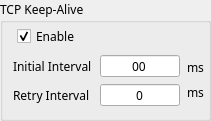
     <widget class="QGroupBox" name="ch2_packing">
      <property name="geometry">
       <rect>
        <x>427</x>
        <y>201</y>
        <width>211</width>
        <height>121</height>
       </rect>
      </property>
      <property name="font">
       <font>
        <family>맑은 고딕</family>
       </font>
      </property>
      <property name="title">
       <string>TCP Keep-Alive</string>
      </property>
      <widget class="QCheckBox" name="ch2_keepalive_enable">
       <property name="geometry">
        <rect>
         <x>17</x>
         <y>28</y>
         <width>91</width>
         <height>16</height>
        </rect>
       </property>
       <property name="font">
        <font>
         <family>맑은 고딕</family>
        </font>
       </property>
       <property name="text">
        <string>Enable</string>
       </property>
       <property name="checked">
        <bool>true</bool>
       </property>
      </widget>
      <widget class="QLineEdit" name="ch2_keepalive_initial">
       <property name="geometry">
        <rect>
         <x>100</x>
         <y>55</y>
         <width>80</width>
         <height>22</height>
        </rect>
       </property>
       <property name="minimumSize">
        <size>
         <width>80</width>
         <height>22</height>
        </size>
       </property>
       <property name="maximumSize">
        <size>
         <width>80</width>
         <height>22</height>
        </size>
       </property>
       <property name="font">
        <font>
         <family>맑은 고딕</family>
        </font>
       </property>
       <property name="toolTip">
        <string>&lt;html&gt;&lt;head/&gt;&lt;body&gt;&lt;p&gt;1~65535 (ms)&lt;/p&gt;&lt;/body&gt;&lt;/html&gt;</string>
       </property>
       <property name="text">
        <string>00</string>
       </property>
       <property name="maxLength">
        <number>5</number>
       </property>
       <property name="alignment">
        <set>Qt::AlignCenter</set>
       </property>
      </widget>
      <widget class="QLabel" name="label_138">
       <property name="geometry">
        <rect>
         <x>13</x>
         <y>55</y>
         <width>90</width>
         <height>22</height>
        </rect>
       </property>
       <property name="minimumSize">
        <size>
         <width>90</width>
         <height>22</height>
        </size>
       </property>
       <property name="maximumSize">
        <size>
         <width>90</width>
         <height>22</height>
        </size>
       </property>
       <property name="font">
        <font>
         <family>맑은 고딕</family>
        </font>
       </property>
       <property name="text">
        <string>Initial Interval</string>
       </property>
      </widget>
      <widget class="QLabel" name="label_162">
       <property name="geometry">
        <rect>
         <x>13</x>
         <y>84</y>
         <width>90</width>
         <height>22</height>
        </rect>
       </property>
       <property name="minimumSize">
        <size>
         <width>90</width>
         <height>22</height>
        </size>
       </property>
       <property name="maximumSize">
        <size>
         <width>90</width>
         <height>22</height>
        </size>
       </property>
       <property name="font">
        <font>
         <family>맑은 고딕</family>
        </font>
       </property>
       <property name="text">
        <string>Retry Interval</string>
       </property>
      </widget>
      <widget class="QLineEdit" name="ch2_keepalive_retry">
       <property name="geometry">
        <rect>
         <x>100</x>
         <y>84</y>
         <width>80</width>
         <height>22</height>
        </rect>
       </property>
       <property name="minimumSize">
        <size>
         <width>80</width>
         <height>22</height>
        </size>
       </property>
       <property name="maximumSize">
        <size>
         <width>80</width>
         <height>22</height>
        </size>
       </property>
       <property name="font">
        <font>
         <family>맑은 고딕</family>
        </font>
       </property>
       <property name="toolTip">
        <string>&lt;html&gt;&lt;head/&gt;&lt;body&gt;&lt;p&gt;1~65535 (ms)&lt;/p&gt;&lt;/body&gt;&lt;/html&gt;</string>
       </property>
       <property name="text">
        <string>0</string>
       </property>
       <property name="maxLength">
        <number>5</number>
       </property>
       <property name="alignment">
        <set>Qt::AlignCenter</set>
       </property>
      </widget>
      <widget class="QLabel" name="label_163">
       <property name="geometry">
        <rect>
         <x>187</x>
         <y>56</y>
         <width>30</width>
         <height>22</height>
        </rect>
       </property>
       <property name="minimumSize">
        <size>
         <width>30</width>
         <height>22</height>
        </size>
       </property>
       <property name="maximumSize">
        <size>
         <width>30</width>
         <height>22</height>
        </size>
       </property>
       <property name="font">
        <font>
         <family>맑은 고딕</family>
        </font>
       </property>
       <property name="text">
        <string>ms</string>
       </property>
      </widget>
      <widget class="QLabel" name="label_164">
       <property name="geometry">
        <rect>
         <x>187</x>
         <y>81</y>
         <width>30</width>
         <height>22</height>
        </rect>
       </property>
       <property name="minimumSize">
        <size>
         <width>30</width>
         <height>22</height>
        </size>
       </property>
       <property name="maximumSize">
        <size>
         <width>30</width>
         <height>22</height>
        </size>
       </property>
       <property name="font">
        <font>
         <family>맑은 고딕</family>
        </font>
       </property>
       <property name="text">
        <string>ms</string>
       </property>
      </widget>
     </widget>
